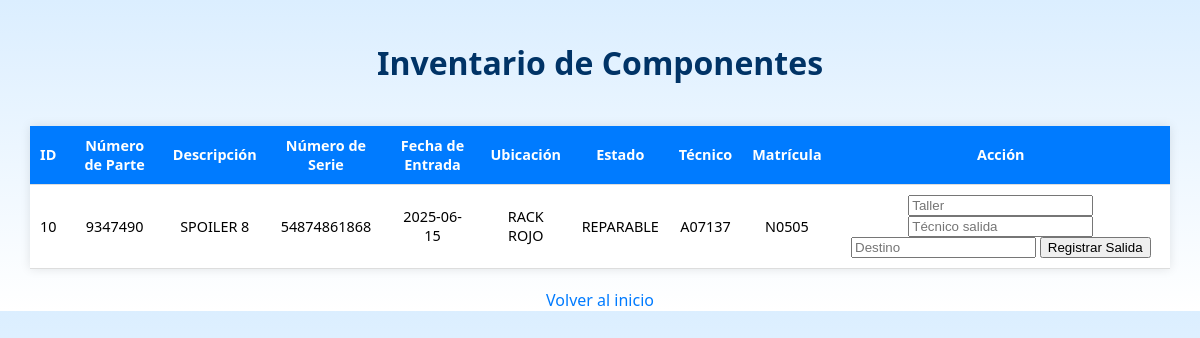
Page /inventory on the committed database.
### tables this page shows
CREATE TABLE components (
            id INTEGER PRIMARY KEY AUTOINCREMENT,
            part_number TEXT,
            description TEXT,
            serial_number TEXT,
            entry_date TEXT,
            location TEXT,
            status TEXT,
            technician TEXT,
            aircraft_registration TEXT,
            output_location TEXT,
            output_technician TEXT,
            output_destination TEXT,
            output_date TEXT
        );

### app.py (the view)
@app.route('/inventory')
def inventory():
    conn = sqlite3.connect(DB_FILE)
    cursor = conn.cursor()
    cursor.execute('SELECT * FROM components WHERE output_date IS NULL')
    rows = cursor.fetchall()
    columns = [col[0] for col in cursor.description]
    components = [dict(zip(columns, row)) for row in rows]
    conn.close()
    return render_template('inventory.html', components=components)

### templates/inventory.html (shortened to what this page needs)
<!DOCTYPE html>
<html lang="es">
<head>
</head>
<body>
    <h1>Inventario de Componentes</h1>
    <table>
        <tr>
            <th>ID</th>
            <th>Número de Parte</th>
            <th>Descripción</th>
            <th>Número de Serie</th>
            <th>Fecha de Entrada</th>
            <th>Ubicación</th>
            <th>Estado</th>
            <th>Técnico</th>
            <th>Matrícula</th>
            <th>Acción</th>
        </tr>
        {% for comp in components %}
            {% if not comp.output_date %}
            <tr>
                <td>{{ comp.id }}</td>
                <td>{{ comp.part_number }}</td>
                <td>{{ comp.description }}</td>
                <td>{{ comp.serial_number }}</td>
                <td>{{ comp.entry_date }}</td>
                <td>{{ comp.location }}</td>
                <td>{{ comp.status }}</td>
                <td>{{ comp.technician }}</td>
                <td>{{ comp.aircraft_registration }}</td>
                <td>
                  <form action="{{ url_for('register_out', id=comp.id) }}" method="post">
    <input type="text" name="output_location" placeholder="Taller" required>
    <input type="text" name="output_technician" placeholder="Técnico salida" required>
    <input type="text" name="output_destination" placeholder="Destino" required>
    <input type="submit" value="Registrar Salida">
</form>
                </td>
            </tr>
            {% endif %}
        {% endfor %}
    </table>
    <div class="back-link">
        <a href="{{ url_for('index') }}">Volver al inicio</a>
    </div>
</body>
</html>

### templates/inventory.html (style rules this page uses)
body { background: linear-gradient(to bottom, #dbeeff, #ffffff); font-family: 'Segoe UI', sans-serif; margin: 0; padding: 0; }
h1 { text-align: center; color: #003366; padding: 20px 0; }
table { width: 95%; margin: 0 auto; border-collapse: collapse; background-color: white; box-shadow: 0 0 10px rgba(0, 0, 0, 0.1); }
th, td { padding: 10px; text-align: center; border-bottom: 1px solid #ddd; font-size: 0.9rem; }
th { background-color: #007bff; color: white; }
.back-link { text-align: center; margin-top: 20px; }
.back-link a { color: #007bff; text-decoration: none; }

### rows in the picture
components: id "10", part_number "9347490", description "SPOILER 8", serial_number "54874861868", entry_date "2025-06-15", location "RACK ROJO", status "REPARABLE", technician "A07137", aircraft_registration "N0505"
